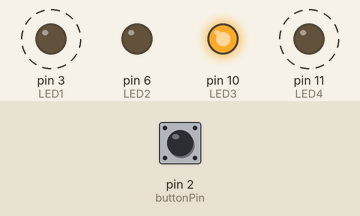
The sketch below on a simulated Arduino Uno, built with avr-gcc and run on an emulated ATmega328P. Shown: output pins drawn as LEDs (lit = HIGH). Dashed ring = blinking. Inputs (shaded band) come from the test bench; at power-on: pin 2 (buttonPin) LOW.

Above: at 1.6 s.
1.7 s: pin 2 (buttonPin) pulled HIGH for 0.5 s
At 2.14 s:
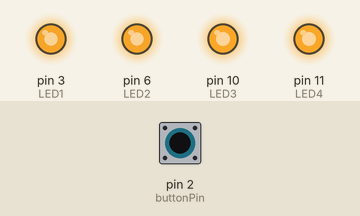
4.7 s: pin 2 (buttonPin) pulled HIGH for 1 s
At 5.14 s:
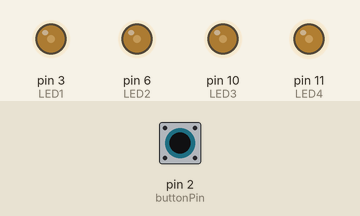
7.7 s: pin 2 (buttonPin) pulled HIGH for 0.5 s
11.2 s: pin 2 (buttonPin) pulled HIGH for 3.2 s
15.9 s: pin 2 (buttonPin) pulled HIGH for 0.5 s
22.4 s: pin 2 (buttonPin) pulsed HIGH 5 times (0.12 s each, 0.3 s apart)
At 31.03 s:
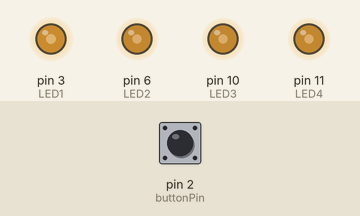
Timing chart, 0 to 32.0 s (numbered marks = the images above; inputs shaded):
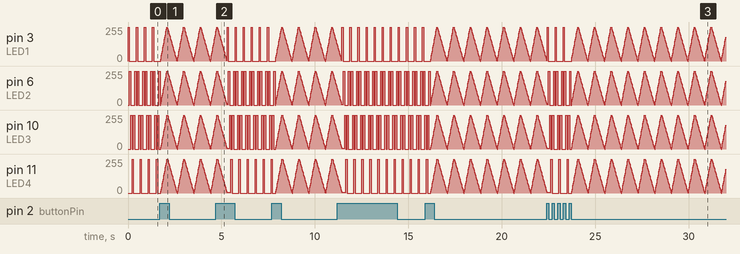

The sketch:

PWM-Assignment-JJG_9-26-2023.ino
```cpp
/*
Code by
Jay J Gurung
9-26-2023

Sketch / code to change the LED pattern from switchingfast between one LED blink to another, to varying intensity low to high and viceversa.
*/

//initializing LED pins and Button pin
const int LED1 = 3;
const int LED2 = 6;
const int LED3 = 10;
const int LED4 = 11;
const int buttonPin = 2;

int LEDState = LOW;
int buttonState = LOW;
int lastButtonState = LOW;

void setup() {
  // setting up inputs and outputs
  pinMode (LED1, OUTPUT);
  pinMode (LED2, OUTPUT);
  pinMode (LED3, OUTPUT);
  pinMode (LED4, OUTPUT);
  pinMode (buttonState, INPUT);
}

void loop() {
  // put your main code here, to run repeatedly:
  buttonState = digitalRead(buttonPin);
  delay(10);

  // Created a condition where LEDState would change if the current digitalRead is on and previously off.
  if (buttonState == HIGH && lastButtonState == LOW) {
      LEDState = !LEDState;
  } else {

  }

  lastButtonState = buttonState;


  if(LEDState == HIGH){
    for (int i = 0; i <=255; i+= 15){
      analogWrite(LED1, i);
      delay(5);
      analogWrite (LED2,i);
      delay(5);
      analogWrite(LED3, i);
      delay(5);
      analogWrite (LED4,i);
      delay(5);
    }
    for (int i = 255; i >=0; i-= 10){
      analogWrite(LED1, i);
      delay(5);
      analogWrite (LED2,i);
      delay(5);
      analogWrite(LED3, i);
      delay(5);
      analogWrite (LED4,i);
      delay(5);
    }
  }
  if(LEDState == LOW){
    digitalWrite(LED1, HIGH);
    delay(70);
    digitalWrite(LED1, LOW);
    digitalWrite (LED2,HIGH);
    delay(70);
    digitalWrite(LED2, LOW);
    digitalWrite(LED3, HIGH);
    delay(70);
    digitalWrite(LED3, LOW);
    digitalWrite (LED4,HIGH);
    delay(70);
    digitalWrite(LED4, LOW);
    digitalWrite(LED3, HIGH);
    delay(70);
    digitalWrite(LED3, LOW);
    digitalWrite(LED2, HIGH);
    delay(70);
    digitalWrite(LED2, LOW);
  }
}
```
